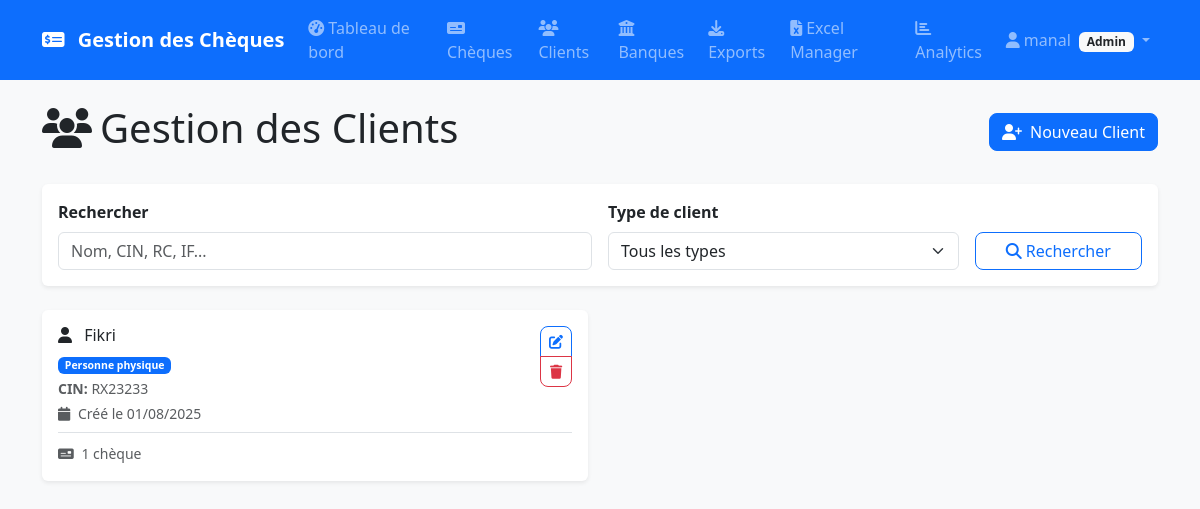
The page /clients/ (signed in) on the database its author committed.
### models.py (models this page shows, shortened)
class User(UserMixin, db.Model):
    __tablename__ = 'users'
    id = db.Column(db.Integer, primary_key=True)
    username = db.Column(db.String(64), unique=True, nullable=False)
    email = db.Column(db.String(120), unique=True, nullable=False)
    password_hash = db.Column(db.String(256), nullable=False)
    role = db.Column(db.String(50), nullable=False, default='user')
    created_at = db.Column(db.DateTime, default=datetime.utcnow)
    is_active = db.Column(db.Boolean, default=True)
    last_login = db.Column(db.DateTime)
    phone = db.Column(db.String(20))
    department = db.Column(db.String(100))
    preferences = db.Column(db.Text)  # JSON preferences
    cheques_processed = db.Column(db.Integer, default=0)
    average_processing_time = db.Column(db.Float, default=0.0)
    audit_logs = db.relationship('AuditLog', backref='user', lazy=True)
    assigned_cheques = db.relationship('Cheque', backref='assigned_user', lazy=True, foreign_keys='Cheque.assigned_user_id')
    __table_args__ = (
        CheckConstraint(role.in_(['admin', 'manager', 'employee', 'user']), name='check_user_role'),
        Index('idx_user_role', 'role'),
        Index('idx_user_active', 'is_active'),
    )

class Client(db.Model):
    __tablename__ = 'clients'
    id = db.Column(db.Integer, primary_key=True)
    type = db.Column(db.String(20), nullable=False)
    name = db.Column(db.String(200), nullable=False)
    id_number = db.Column(db.String(50))  # CIN or RC
    vat_number = db.Column(db.String(50))  # IF or ICE
    created_at = db.Column(db.DateTime, default=datetime.utcnow)
    phone = db.Column(db.String(20))
    email = db.Column(db.String(120))
    address = db.Column(db.Text)
    city = db.Column(db.String(100))
    postal_code = db.Column(db.String(20))
    risk_level = db.Column(db.String(20), default='low')  # low, medium, high
    credit_limit = db.Column(db.Numeric(12, 2), default=0)
    current_exposure = db.Column(db.Numeric(12, 2), default=0)
    bounce_rate = db.Column(db.Float, default=0.0)
    risk_score = db.Column(db.Float, default=0.0)
    last_risk_assessment = db.Column(db.DateTime)
    last_contact_date = db.Column(db.DateTime)
    contact_method = db.Column(db.String(50))  # sms, email, phone
    cheques = db.relationship('Cheque', backref='client', lazy=True)
    communications = db.relationship('ClientCommunication', backref='client', lazy=True)
    documents = db.relationship('ClientDocument', backref='client', lazy=True)
    __table_args__ = (
        CheckConstraint(type.in_(['personne', 'entreprise']), name='check_client_type'),
        CheckConstraint(risk_level.in_(['low', 'medium', 'high']), name='check_risk_level'),
        Index('idx_client_name', 'name'),
        Index('idx_client_risk', 'risk_level'),
        Index('idx_client_type', 'type'),
    )

### routes/clients.py (the view, shortened to what this page needs)
@clients_bp.route('/')
@login_required
@monitor_performance
def index():
    try:
        search = request.args.get('search', '').strip()
        client_type = request.args.get('type', '')
        page = request.args.get('page', 1, type=int)
        per_page = min(request.args.get('per_page', 20, type=int), 100)  # Limit max per_page
        sort_by = request.args.get('sort', 'name')
        sort_order = request.args.get('order', 'asc')
        query = Client.query
        if client_type and client_type in CLIENT_TYPES:
            query = query.filter(Client.type == client_type)
        sort_column = getattr(Client, sort_by, Client.name)
        if sort_order == 'desc':
            query = query.order_by(sort_column.desc())
        else:
            query = query.order_by(sort_column.asc())
        try:
            clients = query.paginate(
                page=page, per_page=per_page, error_out=False
            )
        except Exception as e:
            logger.warning(f"Pagination error: {e}")
            clients = query.paginate(page=1, per_page=per_page, error_out=False)
        stats = {
            'total': Client.query.count(),
            'personnes': Client.query.filter_by(type='personne').count(),
            'entreprises': Client.query.filter_by(type='entreprise').count()
        }
        return render_template('clients/index.html',
                             clients=clients,
                             search=search,
                             client_type=client_type,
                             sort_by=sort_by,
                             sort_order=sort_order,
                             stats=stats,
                             client_types=CLIENT_TYPES)
    except Exception as e:
        logger.error(f"Error in clients index: {e}")
        flash('Erreur lors du chargement des clients.', 'danger')
        return render_template('clients/index.html',
                             clients=None,
                             search='',
                             client_type='',
                             stats={},
                             client_types=CLIENT_TYPES)

### routes/clients.py (called while the page is built)
def monitor_performance(f):
    @wraps(f)
    def decorated_function(*args, **kwargs):
        start_time = time.time()
        try:
            result = f(*args, **kwargs)
            execution_time = time.time() - start_time
            if execution_time > 1.0:  # Log slow queries
                logger.warning(f"Slow operation in {f.__name__}: {execution_time:.2f}s")
            return result
        except Exception as e:
            execution_time = time.time() - start_time
            logger.error(f"Error in {f.__name__} after {execution_time:.2f}s: {e}")
            raise
    return decorated_function

@clients_bp.context_processor
def inject_client_types():
    return {'CLIENT_TYPES': CLIENT_TYPES}

### templates/clients/index.html (shortened to what this page needs)
{% extends "base.html" %}
{% block content %}
<div class="d-flex justify-content-between align-items-center mb-4">
    <h1><i class="fas fa-users me-2"></i>Gestion des Clients</h1>
    {% if current_user.role in ['admin', 'comptable', 'agent'] %}
    <a href="{{ url_for('clients.new') }}" class="btn btn-primary">
        <i class="fas fa-user-plus me-2"></i>Nouveau Client
    </a>
    {% endif %}
</div>
<div class="card mb-4">
    <div class="card-body">
        <form method="GET" class="row g-3">
            <div class="col-md-6">
                <label for="search" class="form-label">Rechercher</label>
                <input type="text" class="form-control" id="search" name="search"
                       value="{{ search }}" placeholder="Nom, CIN, RC, IF...">
            </div>
            <div class="col-md-4">
                <label for="type" class="form-label">Type de client</label>
                <select class="form-select" id="type" name="type">
                    <option value="">Tous les types</option>
                </select>
            </div>
            <div class="col-md-2 d-flex align-items-end">
                <button type="submit" class="btn btn-outline-primary w-100">
                    <i class="fas fa-search me-1"></i>Rechercher
                </button>
            </div>
        </form>
    </div>
</div>
{% if clients %}
<div class="row">
    {% for client in clients %}
    <div class="col-md-6 mb-3">
        <div class="card">
            <div class="card-body">
                <div class="d-flex justify-content-between align-items-start">
                    <div class="flex-grow-1">
                        <h6 class="card-title">
                            <i class="fas {{ 'fa-user' if client.type == 'personne' else 'fa-building' }} me-2"></i>
                            {{ client.name }}
                        </h6>
                        <div class="small text-muted">
                            <div class="mb-1">
                                <span class="badge bg-{{ 'primary' if client.type == 'personne' else 'info' }}">
                                    {{ 'Personne physique' if client.type == 'personne' else 'Entreprise' }}
                                </span>
                            </div>
                            {% if client.id_number %}
                            <div class="mb-1">
                                <strong>{{ 'CIN:' if client.type == 'personne' else 'RC:' }}</strong> {{ client.id_number }}
                            </div>
                            {% endif %}
                            <div class="text-muted">
                                <i class="fas fa-calendar me-1"></i>
                                Créé le {{ client.created_at.strftime('%d/%m/%Y') }}
                            </div>
                        </div>
                    </div>
                    {% if current_user.role in ['admin', 'comptable', 'agent'] %}
                    <div class="btn-group-vertical btn-group-sm">
                        <a href="{{ url_for('clients.edit', id=client.id) }}" class="btn btn-outline-primary btn-sm">
                            <i class="fas fa-edit"></i>
                        </a>
                        {% if current_user.role == 'admin' %}
                        <button type="button" class="btn btn-outline-danger btn-sm" data-bs-toggle="modal" data-bs-target="#deleteModal{{ client.id }}">
                            <i class="fas fa-trash"></i>
                        </button>
                        {% endif %}
                    </div>
                    {% endif %}
                </div>
                {% if client.cheques %}
                <div class="mt-2 pt-2 border-top">
                    <small class="text-muted">
                        <i class="fas fa-money-check me-1"></i>
                        {{ client.cheques|length }} chèque{{ 's' if client.cheques|length > 1 else '' }}
                    </small>
                </div>
                {% endif %}
            </div>
        </div>
    </div>
    {% endfor %}
</div>
{% endif %}
{% endblock %}

### templates/base.html (shortened to what this page needs)
<!DOCTYPE html>
<html lang="fr">
<head>
    <link href="https://cdn.jsdelivr.net/npm/bootstrap@5.3.0/dist/css/bootstrap.min.css" rel="stylesheet">
    <link href="https://cdnjs.cloudflare.com/ajax/libs/font-awesome/6.4.0/css/all.min.css" rel="stylesheet">
    <link href="{{ url_for('static', filename='css/style.css') }}" rel="stylesheet">
</head>
<body>
    {% if current_user.is_authenticated %}
    <nav class="navbar navbar-expand-lg navbar-dark bg-primary">
        <div class="container">
            <a class="navbar-brand" href="{{ url_for('dashboard.index') }}">
                <i class="fas fa-money-check-alt me-2"></i>
                Gestion des Chèques
            </a>
            <div class="collapse navbar-collapse" id="navbarNav">
                <ul class="navbar-nav me-auto">
                    <li class="nav-item">
                        <a class="nav-link" href="{{ url_for('dashboard.index') }}">
                            <i class="fas fa-tachometer-alt me-1"></i>Tableau de bord
                        </a>
                    </li>
                    <li class="nav-item">
                        <a class="nav-link" href="{{ url_for('cheques.index') }}">
                            <i class="fas fa-money-check me-1"></i>Chèques
                        </a>
                    </li>
                    <li class="nav-item">
                        <a class="nav-link" href="{{ url_for('clients.index') }}">
                            <i class="fas fa-users me-1"></i>Clients
                        </a>
                    </li>
                    {% if current_user.role == 'admin' %}
                    <li class="nav-item">
                        <a class="nav-link" href="{{ url_for('banks.index') }}">
                            <i class="fas fa-university me-1"></i>Banques
                        </a>
                    </li>
                    {% endif %}
                    <li class="nav-item">
                        <a class="nav-link" href="{{ url_for('exports.index') }}">
                            <i class="fas fa-download me-1"></i>Exports
                        </a>
                    </li>
                    <li class="nav-item">
                        <a class="nav-link" href="{{ url_for('excel_manager.excel_dashboard') }}">
                            <i class="fas fa-file-excel me-1"></i>Excel Manager
                        </a>
                    </li>
                    <li class="nav-item">
                        <a class="nav-link" href="{{ url_for('analytics.analytics_dashboard') }}">
                            <i class="fas fa-chart-bar me-1"></i>Analytics
                        </a>
                    </li>
                </ul>
                <ul class="navbar-nav">
                    <li class="nav-item dropdown">
                        <a class="nav-link dropdown-toggle" href="#" id="navbarDropdown" role="button" data-bs-toggle="dropdown">
                            <i class="fas fa-user me-1"></i>{{ current_user.username }}
                            <span class="badge bg-light text-dark ms-1">{{ current_user.role.title() }}</span>
                        </a>
                    </li>
                </ul>
            </div>
        </div>
    </nav>
    {% endif %}
    <main>
        {% if current_user.is_authenticated %}
        <div class="container mt-4">
            {% block content %}{% endblock %}
        </div>
        {% else %}
            {% block auth_content %}{% endblock %}
        {% endif %}
    </main>
</body>
</html>

### static/css/style.css (style rules this page uses)
:root { --primary-color: #0d6efd; --success-color: #198754; --danger-color: #dc3545; --warning-color: #fd7e14; --info-color: #0dcaf0; --secondary-color: #6c757d; --light-color: #f8f9fa; --dark-color: #212529; }
body { font-family: 'Segoe UI', Tahoma, Geneva, Verdana, sans-serif; background-color: #f8f9fa; }
.navbar-brand { font-weight: 600; font-size: 1.25rem; }
.navbar-nav .nav-link { font-weight: 500; transition: all 0.3s ease; }
.card { border: none; box-shadow: 0 0.125rem 0.25rem rgba(0, 0, 0, 0.075); transition: box-shadow 0.15s ease-in-out; }
.form-label { font-weight: 600; color: var(--dark-color); margin-bottom: 0.5rem; }
.btn { font-weight: 500; border-radius: 0.5rem; transition: all 0.3s ease; }
.btn-primary { background-color: var(--primary-color); border-color: var(--primary-color); }
.card { animation: fadeIn 0.5s ease-out; }

### rows shown on the page
User: username "manal", role "Admin"
Client: name "Fikri", type "Personne physique", type "CIN:", id_number "RX23233", created_at "01/08/2025", cheques|length "1"
